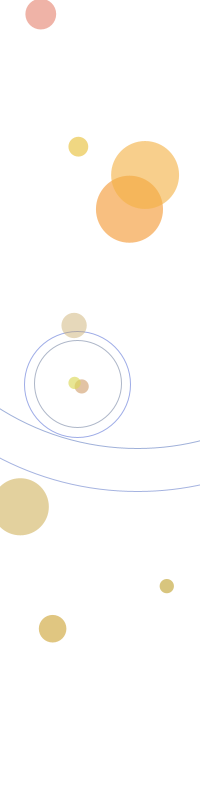
Frame 1 (no input)
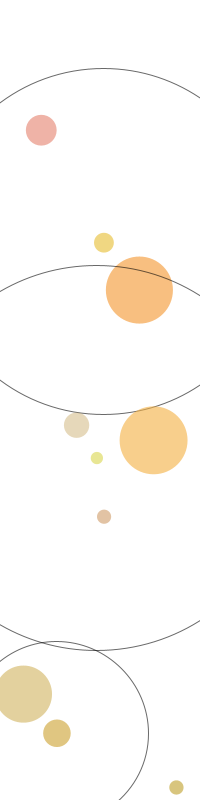
Frame 60 (the mouse pressed at the canvas centre just before this capture)
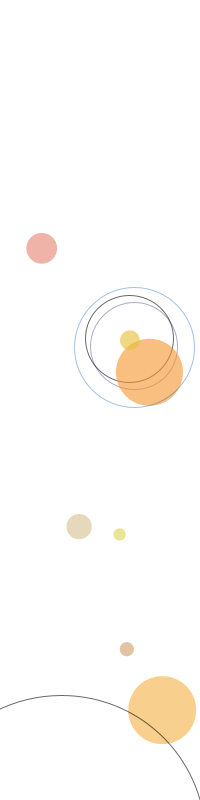
Frame 120 (the mouse held since frame 60 and released just before this capture)

The Processing sketch that drew these frames (run headless with seeded random() and noise(); from frame 60 on, the mouse is pressed at the canvas centre):

// Processing sketch: processing_124089
// ── processing_124089.pde

//Falling fall
//Stella Wang, Tainan, 2013/12/10

int _num = 10;
Circle[] _circleArr = {
};

void setup() {
  size(200, 800);
  background(255);
  smooth();
  strokeWeight(1);
  fill(150, 50);
  drawCircles();
}

void draw () {
  background(255);
  for (int i=0; i<_circleArr.length; i++) {
    Circle thisCirc = _circleArr[i];
    thisCirc.updateMe();
  }
}


void mouseReleased() {
  frameRate++ ;
  drawCircles();
}

void drawCircles() {
  for (int i=0; i<_num; i++) {
    Circle thisCirc = new Circle();
    thisCirc.drawMe();
    _circleArr =(Circle[])append(_circleArr, 
    thisCirc);
  }
}


class Circle {
  float x, y;
  float radius;
  color linecol, fillcol;
  float alph;
  float xmove, ymove;
  Circle() {
    x = random(width);
    y = random(height);
    radius = random(30) + 5;
    linecol = color(random(255));
    fillcol = color(random(180, 255), random(100, 255), random(100));
    alph = random(100, 200);
    xmove = random(10)*.5 ;
    ymove = random(10)*.4+1 ;
  }
  void drawMe() {
    noStroke();
    fill(fillcol, alph);
    ellipse(x, y, radius*2, radius*2);
    stroke(linecol, 150);
    noFill();
    //    ellipse(x, y, 10, 10);
  }
  void updateMe() {
    x += xmove*.1;
    y += ymove*1;
    if (x > (width+radius)) {
      xmove *= -1;
    }
    if (x < (0-radius)) {
      xmove *= -1;
    }
    /*    if (y > (height+radius)) {
     ymove *= -1;
     alph = alph - 100;
     }
     */
    /*    if (y < (0-radius)) {
     ymove *= -1;
     }
     */

    //touching test

    boolean touching = false;
    for (int i=0; i<_circleArr.length; i++) {
      Circle otherCirc = _circleArr[i];
      if (otherCirc != this) {
        float dis = dist(x, y, otherCirc.x, otherCirc.y);
        float overlap = dis - radius - otherCirc.radius;
        if (overlap < 0) {
          float ratiox, ratioy;
          ratiox = (otherCirc.x*radius + x*otherCirc.radius)/(radius+otherCirc.radius);
          ratioy = (otherCirc.y*radius + y*otherCirc.radius)/(radius+otherCirc.radius);
          stroke(random(80), random(100), random(100, 200), 100);     
          noFill();
          overlap *= -1;
          //        float r = random(10);
          ellipse(ratiox, ratioy, overlap*20, overlap*20);
          //        ellipse(ratiox*5, ratioy*5, overlap*50, overlap*50);
          //          line(x, y, otherCirc.x, otherCirc.y);
        }
        if (overlap < radius - otherCirc.radius) {
          stroke(0, 150);
          noFill();
          //          line(x, y, otherCirc.x, otherCirc.y);
          ellipse(otherCirc.x, otherCirc.y, overlap*20, overlap*20);
        }
      }
    }

    drawMe();
  }
}
